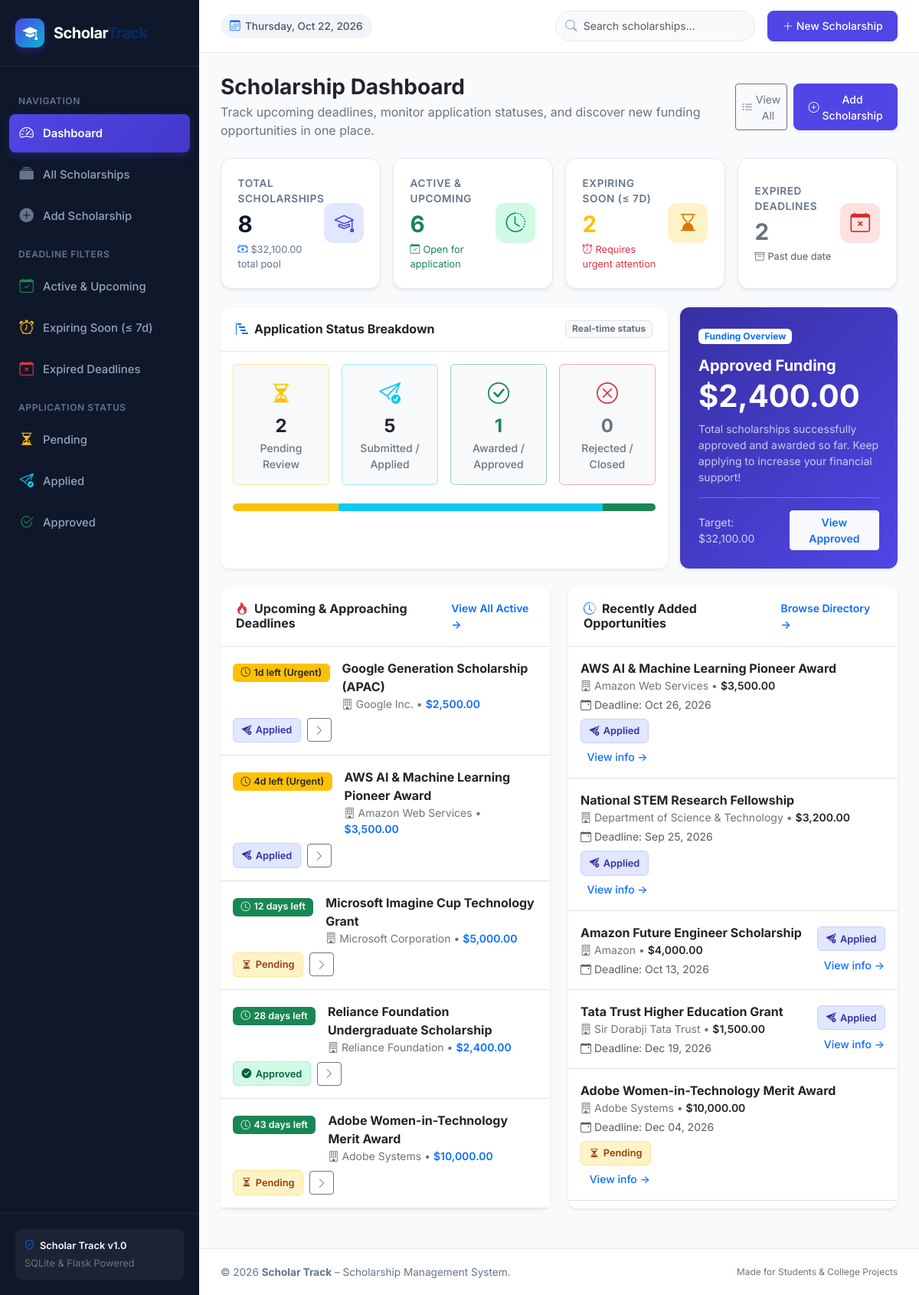
The page / on the database its author committed.
### tables this page shows
CREATE TABLE scholarships (
            id INTEGER PRIMARY KEY AUTOINCREMENT,
            scholarship_name TEXT NOT NULL,
            provider TEXT NOT NULL,
            description TEXT,
            eligibility TEXT,
            amount REAL NOT NULL DEFAULT 0.0,
            deadline TEXT NOT NULL,
            application_link TEXT,
            application_status TEXT NOT NULL DEFAULT 'Pending',
            created_at TIMESTAMP DEFAULT CURRENT_TIMESTAMP
        );

### app.py (the view)
@app.route('/')
def index():
    try:
        stats = database.get_dashboard_statistics()
        return render_template('index.html', stats=stats, active_page='dashboard')
    except Exception as e:
        app.logger.error(f"Error loading dashboard: {e}")
        flash(f"Error loading dashboard statistics: {str(e)}", "danger")
        return render_template('index.html', stats=None, active_page='dashboard')

### templates/index.html (shortened to what this page needs)
{% extends 'base.html' %}
{% block content %}
<div class="d-flex flex-column flex-md-row justify-content-between align-items-start align-items-md-center mb-4 gap-3">
  <div>
    <h1 class="h3 fw-bold text-dark mb-1">Scholarship Dashboard</h1>
    <p class="text-secondary mb-0">
      Track upcoming deadlines, monitor application statuses, and discover new funding opportunities in one place.
    </p>
  </div>
  <div class="d-flex gap-2">
    <a href="{{ url_for('scholarships') }}" class="btn btn-outline-secondary btn-sm d-flex align-items-center gap-1">
      <i class="bi bi-list-ul"></i> View All
    </a>
    <a href="{{ url_for('add_scholarship') }}" class="btn btn-primary btn-sm d-flex align-items-center gap-1 shadow-sm">
      <i class="bi bi-plus-circle"></i> Add Scholarship
    </a>
  </div>
</div>
{% if stats %}
<div class="row g-3 mb-4">
  <div class="col-12 col-sm-6 col-xl-3">
    <div class="stat-card stat-primary h-100">
      <div class="stat-card-body">
        <div class="stat-card-title">Total Scholarships</div>
        <div class="stat-card-value">{{ stats.total_scholarships }}</div>
        <div class="stat-card-subtext">
          <i class="bi bi-cash-stack text-primary me-1"></i>{{ stats.formatted_total_amount }} total pool
        </div>
      </div>
      <div class="stat-card-icon">
        <i class="bi bi-mortarboard"></i>
      </div>
    </div>
  </div>
  <div class="col-12 col-sm-6 col-xl-3">
    <div class="stat-card stat-success h-100">
      <div class="stat-card-body">
        <div class="stat-card-title">Active &amp; Upcoming</div>
        <div class="stat-card-value text-success">{{ stats.upcoming_count }}</div>
        <div class="stat-card-subtext text-success">
          <i class="bi bi-calendar-check me-1"></i>Open for application
        </div>
      </div>
      <div class="stat-card-icon">
        <i class="bi bi-clock-history"></i>
      </div>
    </div>
  </div>
  <div class="col-12 col-sm-6 col-xl-3">
    <div class="stat-card stat-warning h-100">
      <div class="stat-card-body">
        <div class="stat-card-title">Expiring Soon (&le; 7d)</div>
        <div class="stat-card-value text-warning">{{ stats.expiring_soon_count }}</div>
        <div class="stat-card-subtext text-danger">
          <i class="bi bi-alarm me-1"></i>Requires urgent attention
        </div>
      </div>
      <div class="stat-card-icon">
        <i class="bi bi-hourglass-bottom"></i>
      </div>
    </div>
  </div>
  <div class="col-12 col-sm-6 col-xl-3">
    <div class="stat-card stat-danger h-100">
      <div class="stat-card-body">
        <div class="stat-card-title">Expired Deadlines</div>
        <div class="stat-card-value text-secondary">{{ stats.expired_count }}</div>
        <div class="stat-card-subtext text-muted">
          <i class="bi bi-archive me-1"></i>Past due date
        </div>
      </div>
      <div class="stat-card-icon">
        <i class="bi bi-calendar-x"></i>
      </div>
    </div>
  </div>
</div>
<div class="row g-3 mb-4">
  <div class="col-12 col-lg-8">
    <div class="card h-100 shadow-sm border-0">
      <div class="card-header card-header-clean d-flex justify-content-between align-items-center">
        <h5 class="card-title fw-bold text-dark mb-0 fs-6">
          <i class="bi bi-bar-chart-steps text-primary me-2"></i>Application Status Breakdown
        </h5>
        <span class="badge bg-light text-secondary border">Real-time status</span>
      </div>
      <div class="card-body">
        <div class="row g-3 text-center">
          <div class="col-6 col-md-3">
            <div class="p-3 rounded bg-light border border-warning-subtle">
              <div class="text-warning fs-3 mb-1"><i class="bi bi-hourglass-split"></i></div>
              <div class="fw-bold fs-4 text-dark">{{ stats.status_counts.Pending }}</div>
              <div class="text-secondary small fw-medium">Pending Review</div>
            </div>
          </div>
          <div class="col-6 col-md-3">
            <div class="p-3 rounded bg-light border border-info-subtle">
              <div class="text-info fs-3 mb-1"><i class="bi bi-send-check"></i></div>
              <div class="fw-bold fs-4 text-dark">{{ stats.status_counts.Applied }}</div>
              <div class="text-secondary small fw-medium">Submitted / Applied</div>
            </div>
          </div>
          <div class="col-6 col-md-3">
            <div class="p-3 rounded bg-light border border-success-subtle">
              <div class="text-success fs-3 mb-1"><i class="bi bi-check-circle"></i></div>
              <div class="fw-bold fs-4 text-success">{{ stats.status_counts.Approved }}</div>
              <div class="text-secondary small fw-medium">Awarded / Approved</div>
            </div>
          </div>
          <div class="col-6 col-md-3">
            <div class="p-3 rounded bg-light border border-danger-subtle">
              <div class="text-danger fs-3 mb-1"><i class="bi bi-x-circle"></i></div>
              <div class="fw-bold fs-4 text-secondary">{{ stats.status_counts.Rejected }}</div>
              <div class="text-secondary small fw-medium">Rejected / Closed</div>
            </div>
          </div>
        </div>
        {% if stats.total_scholarships > 0 %}
          {% set pending_pct = (stats.status_counts.Pending / stats.total_scholarships * 100) | round(1) %}
          {% set applied_pct = (stats.status_counts.Applied / stats.total_scholarships * 100) | round(1) %}
          {% set approved_pct = (stats.status_counts.Approved / stats.total_scholarships * 100) | round(1) %}
          {% set rejected_pct = (stats.status_counts.Rejected / stats.total_scholarships * 100) | round(1) %}
          <div class="progress mt-4" style="height: 10px;" role="progressbar" aria-label="Status Distribution">
            <div class="progress-bar bg-warning" style="width: {{ pending_pct }}%" title="Pending: {{ pending_pct }}%"></div>
            <div class="progress-bar bg-info" style="width: {{ applied_pct }}%" title="Applied: {{ applied_pct }}%"></div>
            <div class="progress-bar bg-success" style="width: {{ approved_pct }}%" title="Approved: {{ approved_pct }}%"></div>
          </div>
        {% endif %}
      </div>
    </div>
  </div>
  <div class="col-12 col-lg-4">
    <div class="card h-100 shadow-sm border-0 bg-primary text-white" style="background: linear-gradient(135deg, #3730a3, #4f46e5) !important;">
      <div class="card-body p-4 d-flex flex-column justify-content-between">
        <div>
          <span class="badge bg-white text-primary px-2 py-1 mb-3 fw-bold">Funding Overview</span>
          <h5 class="fw-bold mb-1">Approved Funding</h5>
          <div class="display-6 fw-bold mb-2">{{ stats.formatted_approved_amount }}</div>
          <p class="text-light opacity-75 small">
            Total scholarships successfully approved and awarded so far. Keep applying to increase your financial support!
          </p>
        </div>
        <div class="pt-3 border-top border-white border-opacity-25 d-flex justify-content-between align-items-center">
          <span class="small opacity-75">Target: {{ stats.formatted_total_amount }}</span>
          <a href="{{ url_for('scholarships', status='Approved') }}" class="btn btn-light btn-sm text-primary fw-semibold">
            View Approved
          </a>
        </div>
      </div>
    </div>
  </div>
</div>
<div class="row g-4 mb-4">
  <div class="col-12 col-lg-6">
    <div class="card h-100 shadow-sm border-0">
      <div class="card-header card-header-clean d-flex justify-content-between align-items-center">
        <h5 class="card-title fw-bold text-dark mb-0 fs-6">
          <i class="bi bi-fire text-danger me-2"></i>Upcoming &amp; Approaching Deadlines
        </h5>
        <a href="{{ url_for('scholarships', deadline_status='upcoming', sort='deadline_asc') }}" class="small text-primary text-decoration-none fw-semibold">
          View All Active &rarr;
        </a>
      </div>
      <div class="card-body p-0">
        {% if stats.urgent_scholarships %}
          <div class="list-group list-group-flush">
            {% for s in stats.urgent_scholarships %}
              <div class="list-group-item p-3 border-0 border-bottom d-flex align-items-center justify-content-between flex-wrap gap-2">
                <div class="d-flex align-items-start gap-3">
                  <div class="mt-1">
                    <span class="badge {{ s.deadline_badge_class }} badge-deadline">
                      <i class="bi bi-clock"></i> {{ s.deadline_badge_text }}
                    </span>
                  </div>
                  <div>
                    <a href="{{ url_for('scholarship_details', scholarship_id=s.id) }}" class="fw-bold text-dark text-decoration-none">
                      {{ s.scholarship_name }}
                    </a>
                    <div class="text-secondary small">
                      <i class="bi bi-building me-1"></i>{{ s.provider }} &bull;
                      <span class="fw-semibold text-primary">{{ s.formatted_amount }}</span>
                    </div>
                  </div>
                </div>
                <div class="d-flex align-items-center gap-2">
                  <span class="badge-status {{ s.status_badge_class }}">
                    <i class="bi {{ s.status_icon }}"></i> {{ s.application_status }}
                  </span>
                  <a href="{{ url_for('scholarship_details', scholarship_id=s.id) }}" class="btn btn-outline-secondary btn-sm" title="Details">
                    <i class="bi bi-chevron-right"></i>
                  </a>
                </div>
              </div>
            {% endfor %}
          </div>
        {% else %}
          <div class="text-center py-5 text-secondary">
            <i class="bi bi-calendar2-check fs-1 text-muted d-block mb-2"></i>
            <p class="mb-2">No active upcoming deadlines at the moment.</p>
            <a href="{{ url_for('add_scholarship') }}" class="btn btn-primary btn-sm">Add New Scholarship</a>
          </div>
        {% endif %}
      </div>
    </div>
  </div>
  <div class="col-12 col-lg-6">
    <div class="card h-100 shadow-sm border-0">
      <div class="card-header card-header-clean d-flex justify-content-between align-items-center">
        <h5 class="card-title fw-bold text-dark mb-0 fs-6">
          <i class="bi bi-clock-history text-primary me-2"></i>Recently Added Opportunities
        </h5>
        <a href="{{ url_for('scholarships', sort='newest') }}" class="small text-primary text-decoration-none fw-semibold">
          Browse Directory &rarr;
        </a>
      </div>
      <div class="card-body p-0">
        {% if stats.recent_scholarships %}
          <div class="list-group list-group-flush">
            {% for s in stats.recent_scholarships %}
              <div class="list-group-item p-3 border-0 border-bottom d-flex align-items-center justify-content-between flex-wrap gap-2">
                <div>
                  <a href="{{ url_for('scholarship_details', scholarship_id=s.id) }}" class="fw-bold text-dark text-decoration-none">
                    {{ s.scholarship_name }}
                  </a>
                  <div class="text-secondary small">
                    <i class="bi bi-building me-1"></i>{{ s.provider }} &bull;
                    <span class="fw-semibold text-dark">{{ s.formatted_amount }}</span>
                  </div>
                  <div class="text-muted small mt-1">
                    <i class="bi bi-calendar-event me-1"></i>Deadline: {{ s.formatted_deadline }}
                  </div>
                </div>
                <div class="text-end">
                  <div class="mb-1">
                    <span class="badge-status {{ s.status_badge_class }}">
                      <i class="bi {{ s.status_icon }}"></i> {{ s.application_status }}
                    </span>
                  </div>
                  <a href="{{ url_for('scholarship_details', scholarship_id=s.id) }}" class="btn btn-sm btn-link text-primary p-0 text-decoration-none fw-medium">
                    View info &rarr;
                  </a>
                </div>
              </div>
            {% endfor %}
          </div>
        {% else %}
          <div class="text-center py-5 text-secondary">
            <i class="bi bi-inbox fs-1 text-muted d-block mb-2"></i>
            <p class="mb-2">No scholarships in the database yet.</p>
            <a href="{{ url_for('add_scholarship') }}" class="btn btn-primary btn-sm">Add First Scholarship</a>
          </div>
        {% endif %}
      </div>
    </div>
  </div>
</div>
{% else %}
<div class="alert alert-warning">
  <h5><i class="bi bi-exclamation-triangle me-2"></i>Dashboard data unavailable</h5>
  <p>The dashboard statistics could not be loaded. Please ensure the SQLite database is initialized properly.</p>
</div>
{% endif %}
{% endblock %}

### rows shown on the page
scholarships: deadline_badge_text "1d left (Urgent)", scholarship_name "Google Generation Scholarship (APAC)", provider "Google Inc.", formatted_amount "$2,500.00", application_status "Applied"
scholarships: deadline_badge_text "4d left (Urgent)", scholarship_name "AWS AI & Machine Learning Pioneer Award", provider "Amazon Web Services", formatted_amount "$3,500.00", application_status "Applied", formatted_deadline "Oct 26, 2026"
scholarships: deadline_badge_text "12 days left", scholarship_name "Microsoft Imagine Cup Technology Grant", provider "Microsoft Corporation", formatted_amount "$5,000.00", application_status "Pending"
scholarships: deadline_badge_text "28 days left", scholarship_name "Reliance Foundation Undergraduate Scholarship", provider "Reliance Foundation", formatted_amount "$2,400.00", application_status "Approved"
scholarships: deadline_badge_text "43 days left", scholarship_name "Adobe Women-in-Technology Merit Award", provider "Adobe Systems", formatted_amount "$10,000.00", application_status "Pending", formatted_deadline "Dec 04, 2026"
scholarships: scholarship_name "National STEM Research Fellowship", provider "Department of Science & Technology", formatted_amount "$3,200.00", formatted_deadline "Sep 25, 2026", application_status "Applied"
scholarships: scholarship_name "Amazon Future Engineer Scholarship", provider "Amazon", formatted_amount "$4,000.00", formatted_deadline "Oct 13, 2026", application_status "Applied"
scholarships: scholarship_name "Tata Trust Higher Education Grant", provider "Sir Dorabji Tata Trust", formatted_amount "$1,500.00", formatted_deadline "Dec 19, 2026", application_status "Applied"

### other values the page prints
{{ stats.total_scholarships }} "8"
{{ stats.formatted_total_amount }} "$32,100.00"
{{ stats.upcoming_count }} "6"
{{ stats.expiring_soon_count }} "2"
{{ stats.expired_count }} "2"
{{ stats.status_counts.Pending }} "2"
{{ stats.status_counts.Applied }} "5"
{{ stats.status_counts.Approved }} "1"
{{ stats.status_counts.Rejected }} "0"
{{ stats.formatted_approved_amount }} "$2,400.00"
